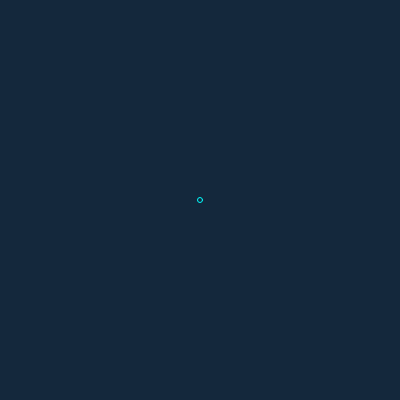
Frame 1 (no input)
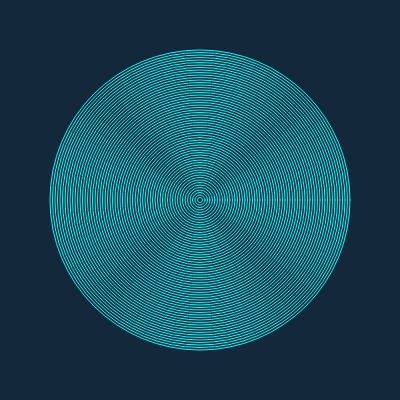
Frame 60 (no input)
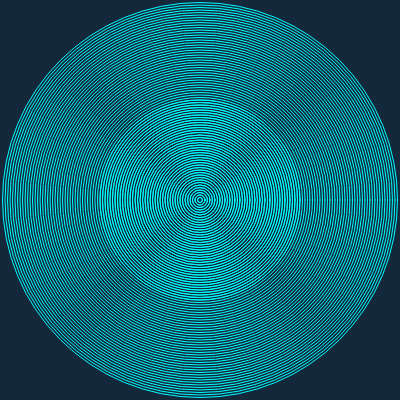
Frame 120 (the mouse pressed at the canvas centre since frame 60)

The p5.js sketch that drew these frames (run headless with seeded random() and noise() and a simulated clock; from frame 60 on, the mouse is pressed at the canvas centre):

// p5.js sketch
// ── sketch.js
function setup() {
  createCanvas(400, 400);
  //background(0);
  background(20, 40, 60);
  noFill();
  stroke('cyan');
}

function draw() {
  ellipse(200, 200, frameCount*5%400);
  if(frameCount * 5 % 400){
    //background(20, 20, 20);
  }
}
